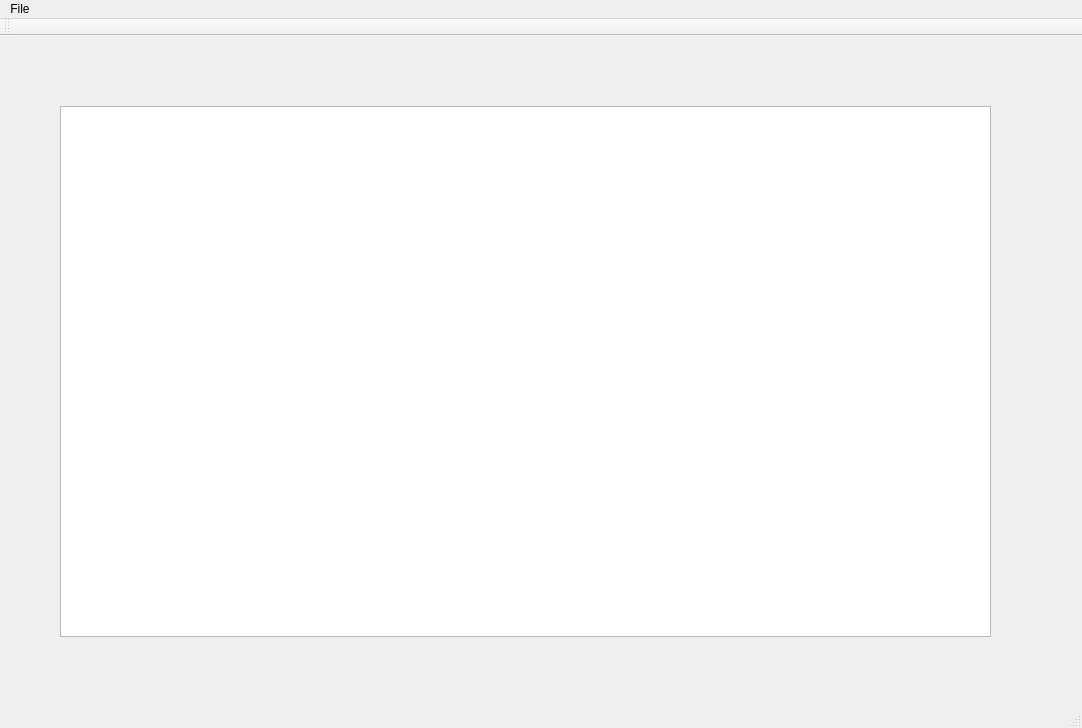
<?xml version="1.0" encoding="UTF-8"?>
<ui version="4.0">
 <class>CryptographyClass</class>
 <widget class="QMainWindow" name="CryptographyClass">
  <property name="geometry">
   <rect>
    <x>0</x>
    <y>0</y>
    <width>1082</width>
    <height>728</height>
   </rect>
  </property>
  <property name="windowTitle">
   <string>Cryptography</string>
  </property>
  <widget class="QWidget" name="centralWidget">
   <widget class="QTextEdit" name="textEdit_2">
    <property name="geometry">
     <rect>
      <x>60</x>
      <y>70</y>
      <width>931</width>
      <height>531</height>
     </rect>
    </property>
   </widget>
  </widget>
  <widget class="QMenuBar" name="menuBar">
   <property name="geometry">
    <rect>
     <x>0</x>
     <y>0</y>
     <width>1082</width>
     <height>17</height>
    </rect>
   </property>
   <widget class="QMenu" name="menuNew">
    <property name="title">
     <string>File</string>
    </property>
    <addaction name="actionNew"/>
    <addaction name="actionOpen"/>
    <addaction name="actionSave"/>
    <addaction name="actionSave_As"/>
    <addaction name="actionPrint"/>
    <addaction name="actionFont"/>
   </widget>
   <addaction name="menuNew"/>
  </widget>
  <widget class="QToolBar" name="mainToolBar">
   <attribute name="toolBarArea">
    <enum>TopToolBarArea</enum>
   </attribute>
   <attribute name="toolBarBreak">
    <bool>false</bool>
   </attribute>
  </widget>
  <widget class="QStatusBar" name="statusBar"/>
  <action name="actionNew">
   <property name="text">
    <string>New</string>
   </property>
  </action>
  <action name="actionOpen">
   <property name="text">
    <string>Open</string>
   </property>
  </action>
  <action name="actionSave">
   <property name="text">
    <string>Save</string>
   </property>
  </action>
  <action name="actionSave_As">
   <property name="text">
    <string>Save As</string>
   </property>
  </action>
  <action name="actionPrint">
   <property name="text">
    <string>Print</string>
   </property>
  </action>
  <action name="actionFont">
   <property name="text">
    <string>Font</string>
   </property>
  </action>
 </widget>
 <layoutdefault spacing="6" margin="11"/>
 <resources/>
 <connections/>
</ui>
